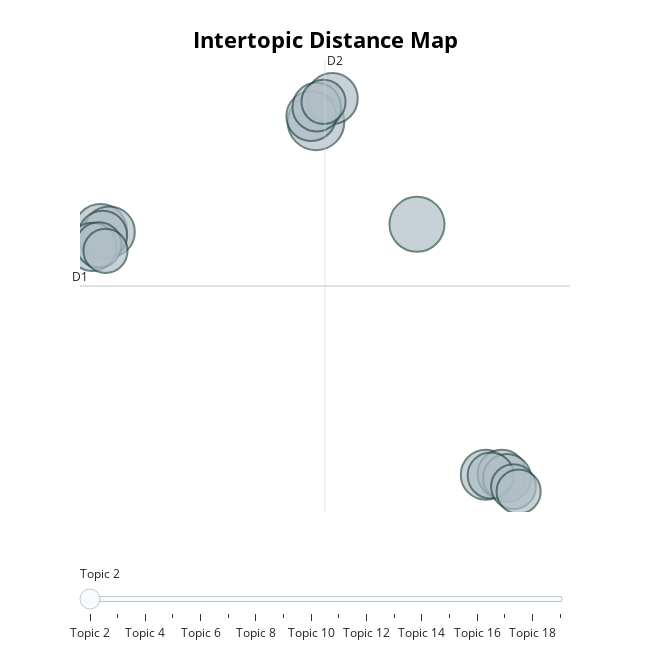

Notebook cell for this chart:
### Code cell
topic_model.visualize_topics([1,2,3,4,5,6,7,8,9,10,11,12,13,14,15,16,17,18,19])

### Figure 1 — Plotly figure (JSON) as saved in the notebook; plotly's stock layout.template omitted (floating-point values rounded to 4 significant figures)
{"data": [{"customdata": [[2, "the cabal | ixidor reality | reality sculptor | her voice | voice is", 110], [3, "the kami | of kamigawa | kami war | the war | the history", 104], [4, "jace beleren | into the | unquiet past | great unknown | west into", 96], [5, "expeditionary house | expedition leader | sea gate | gate expeditionary | gada halimar", 89], [6, "the slivers | riptide project | the hive | rukarumel field | field journal", 89], [7, "designed by | the light | life and | and death | absence follow", 86], [8, "nicol bolas | punish you | on nicol | flee on | when punish", 85], [9, "to gerrard | youve failed | the legacy | gerrard to | the weatherlight", 82], [10, "the consulate | the consulates | consulate engineers | the eleven | some of", 81], [11, "the land | people lie | words lie | lie people | land tells", 81], [12, "the necromancer | limdl the | leshrac my | liege grant | killing and", 80], [13, "of ravnica | in ravnica | or another | nikya of | another they", 79], [14, "an eye | involuntary reflex | alarm is | like blinking | responding to", 73], [15, "gideon jura | we still | jura the | sea gate | declared your", 71], [16, "lovisa coldeyes | balduvian chieftain | coldeyes balduvian | chieftain the | spirit of", 69], [17, "signals to | need signals | the keldons | when to | them when", 67], [18, "the drakes | drakes are | the drake | the perfect | ship is", 67], [19, "every vine | swift steed | crossroads every | vine swift | branch crossroads", 67]], "hovertemplate": "<b>Topic %{customdata[0]}</b><br>Words: %{customdata[1]}<br>Size: %{customdata[2]}", "legendgroup": "", "marker": {"color": "#B0BEC5", "line": {"color": "DarkSlateGrey", "width": 2}, "size": [110, 104, 96, 89, 89, 86, 85, 82, 81, 81, 80, 79, 73, 71, 69, 67, 67, 67], "sizemode": "area", "sizeref": 0.06875, "symbol": "circle"}, "mode": "markers", "name": "", "orientation": "v", "showlegend": false, "type": "scatter", "x": [6.685, 11.5, -3.603, -3.181, 7.462, 14.79, 6.454, -3.496, 6.719, 15.55, -3.984, 15.8, 15.02, -3.68, 16.11, -3.364, 7.042, 16.35], "xaxis": "x", "y": [12.62, 7.084, 6.752, 6.671, 13.88, -6.45, 12.92, 6.494, 13.41, -6.414, 5.863, -6.62, -6.488, 5.971, -7.095, 5.648, 13.7, -7.361], "yaxis": "y"}], "layout": {"annotations": [{"showarrow": false, "text": "D1", "x": -4.581, "y": 3.748, "yshift": 10}, {"showarrow": false, "text": "D2", "x": 7.113, "xshift": 10, "y": 15.96}], "height": 650, "hoverlabel": {"bgcolor": "white", "font": {"family": "Rockwell", "size": 16}}, "legend": {"itemsizing": "constant", "tracegroupgap": 0}, "margin": {"t": 60}, "shapes": [{"line": {"color": "#CFD8DC", "width": 2}, "type": "line", "x0": 7.113, "x1": 7.113, "y0": -8.465, "y1": 15.96}, {"line": {"color": "#9E9E9E", "width": 2}, "type": "line", "x0": -4.581, "x1": 18.81, "y0": 3.748, "y1": 3.748}], "sliders": [{"active": 0, "pad": {"t": 50}, "steps": [{"args": [{"marker.color": [["red", "#B0BEC5", "#B0BEC5", "#B0BEC5", "#B0BEC5", "#B0BEC5", "#B0BEC5", "#B0BEC5", "#B0BEC5", "#B0BEC5", "#B0BEC5", "#B0BEC5", "#B0BEC5", "#B0BEC5", "#B0BEC5", "#B0BEC5", "#B0BEC5", "#B0BEC5"]]}], "label": "Topic 2", "method": "update"}, {"args": [{"marker.color": [["#B0BEC5", "red", "#B0BEC5", "#B0BEC5", "#B0BEC5", "#B0BEC5", "#B0BEC5", "#B0BEC5", "#B0BEC5", "#B0BEC5", "#B0BEC5", "#B0BEC5", "#B0BEC5", "#B0BEC5", "#B0BEC5", "#B0BEC5", "#B0BEC5", "#B0BEC5"]]}], "label": "Topic 3", "method": "update"}, {"args": [{"marker.color": [["#B0BEC5", "#B0BEC5", "red", "#B0BEC5", "#B0BEC5", "#B0BEC5", "#B0BEC5", "#B0BEC5", "#B0BEC5", "#B0BEC5", "#B0BEC5", "#B0BEC5", "#B0BEC5", "#B0BEC5", "#B0BEC5", "#B0BEC5", "#B0BEC5", "#B0BEC5"]]}], "label": "Topic 4", "method": "update"}, {"args": [{"marker.color": [["#B0BEC5", "#B0BEC5", "#B0BEC5", "red", "#B0BEC5", "#B0BEC5", "#B0BEC5", "#B0BEC5", "#B0BEC5", "#B0BEC5", "#B0BEC5", "#B0BEC5", "#B0BEC5", "#B0BEC5", "#B0BEC5", "#B0BEC5", "#B0BEC5", "#B0BEC5"]]}], "label": "Topic 5", "method": "update"}, {"args": [{"marker.color": [["#B0BEC5", "#B0BEC5", "#B0BEC5", "#B0BEC5", "red", "#B0BEC5", "#B0BEC5", "#B0BEC5", "#B0BEC5", "#B0BEC5", "#B0BEC5", "#B0BEC5", "#B0BEC5", "#B0BEC5", "#B0BEC5", "#B0BEC5", "#B0BEC5", "#B0BEC5"]]}], "label": "Topic 6", "method": "update"}, {"args": [{"marker.color": [["#B0BEC5", "#B0BEC5", "#B0BEC5", "#B0BEC5", "#B0BEC5", "red", "#B0BEC5", "#B0BEC5", "#B0BEC5", "#B0BEC5", "#B0BEC5", "#B0BEC5", "#B0BEC5", "#B0BEC5", "#B0BEC5", "#B0BEC5", "#B0BEC5", "#B0BEC5"]]}], "label": "Topic 7", "method": "update"}, {"args": [{"marker.color": [["#B0BEC5", "#B0BEC5", "#B0BEC5", "#B0BEC5", "#B0BEC5", "#B0BEC5", "red", "#B0BEC5", "#B0BEC5", "#B0BEC5", "#B0BEC5", "#B0BEC5", "#B0BEC5", "#B0BEC5", "#B0BEC5", "#B0BEC5", "#B0BEC5", "#B0BEC5"]]}], "label": "Topic 8", "method": "update"}, {"args": [{"marker.color": [["#B0BEC5", "#B0BEC5", "#B0BEC5", "#B0BEC5", "#B0BEC5", "#B0BEC5", "#B0BEC5", "red", "#B0BEC5", "#B0BEC5", "#B0BEC5", "#B0BEC5", "#B0BEC5", "#B0BEC5", "#B0BEC5", "#B0BEC5", "#B0BEC5", "#B0BEC5"]]}], "label": "Topic 9", "method": "update"}, {"args": [{"marker.color": [["#B0BEC5", "#B0BEC5", "#B0BEC5", "#B0BEC5", "#B0BEC5", "#B0BEC5", "#B0BEC5", "#B0BEC5", "red", "#B0BEC5", "#B0BEC5", "#B0BEC5", "#B0BEC5", "#B0BEC5", "#B0BEC5", "#B0BEC5", "#B0BEC5", "#B0BEC5"]]}], "label": "Topic 10", "method": "update"}, {"args": [{"marker.color": [["#B0BEC5", "#B0BEC5", "#B0BEC5", "#B0BEC5", "#B0BEC5", "#B0BEC5", "#B0BEC5", "#B0BEC5", "#B0BEC5", "red", "#B0BEC5", "#B0BEC5", "#B0BEC5", "#B0BEC5", "#B0BEC5", "#B0BEC5", "#B0BEC5", "#B0BEC5"]]}], "label": "Topic 11", "method": "update"}, {"args": [{"marker.color": [["#B0BEC5", "#B0BEC5", "#B0BEC5", "#B0BEC5", "#B0BEC5", "#B0BEC5", "#B0BEC5", "#B0BEC5", "#B0BEC5", "#B0BEC5", "red", "#B0BEC5", "#B0BEC5", "#B0BEC5", "#B0BEC5", "#B0BEC5", "#B0BEC5", "#B0BEC5"]]}], "label": "Topic 12", "method": "update"}, {"args": [{"marker.color": [["#B0BEC5", "#B0BEC5", "#B0BEC5", "#B0BEC5", "#B0BEC5", "#B0BEC5", "#B0BEC5", "#B0BEC5", "#B0BEC5", "#B0BEC5", "#B0BEC5", "red", "#B0BEC5", "#B0BEC5", "#B0BEC5", "#B0BEC5", "#B0BEC5", "#B0BEC5"]]}], "label": "Topic 13", "method": "update"}, {"args": [{"marker.color": [["#B0BEC5", "#B0BEC5", "#B0BEC5", "#B0BEC5", "#B0BEC5", "#B0BEC5", "#B0BEC5", "#B0BEC5", "#B0BEC5", "#B0BEC5", "#B0BEC5", "#B0BEC5", "red", "#B0BEC5", "#B0BEC5", "#B0BEC5", "#B0BEC5", "#B0BEC5"]]}], "label": "Topic 14", "method": "update"}, {"args": [{"marker.color": [["#B0BEC5", "#B0BEC5", "#B0BEC5", "#B0BEC5", "#B0BEC5", "#B0BEC5", "#B0BEC5", "#B0BEC5", "#B0BEC5", "#B0BEC5", "#B0BEC5", "#B0BEC5", "#B0BEC5", "red", "#B0BEC5", "#B0BEC5", "#B0BEC5", "#B0BEC5"]]}], "label": "Topic 15", "method": "update"}, {"args": [{"marker.color": [["#B0BEC5", "#B0BEC5", "#B0BEC5", "#B0BEC5", "#B0BEC5", "#B0BEC5", "#B0BEC5", "#B0BEC5", "#B0BEC5", "#B0BEC5", "#B0BEC5", "#B0BEC5", "#B0BEC5", "#B0BEC5", "red", "#B0BEC5", "#B0BEC5", "#B0BEC5"]]}], "label": "Topic 16", "method": "update"}, {"args": [{"marker.color": [["#B0BEC5", "#B0BEC5", "#B0BEC5", "#B0BEC5", "#B0BEC5", "#B0BEC5", "#B0BEC5", "#B0BEC5", "#B0BEC5", "#B0BEC5", "#B0BEC5", "#B0BEC5", "#B0BEC5", "#B0BEC5", "#B0BEC5", "red", "#B0BEC5", "#B0BEC5"]]}], "label": "Topic 17", "method": "update"}, {"args": [{"marker.color": [["#B0BEC5", "#B0BEC5", "#B0BEC5", "#B0BEC5", "#B0BEC5", "#B0BEC5", "#B0BEC5", "#B0BEC5", "#B0BEC5", "#B0BEC5", "#B0BEC5", "#B0BEC5", "#B0BEC5", "#B0BEC5", "#B0BEC5", "#B0BEC5", "red", "#B0BEC5"]]}], "label": "Topic 18", "method": "update"}, {"args": [{"marker.color": [["#B0BEC5", "#B0BEC5", "#B0BEC5", "#B0BEC5", "#B0BEC5", "#B0BEC5", "#B0BEC5", "#B0BEC5", "#B0BEC5", "#B0BEC5", "#B0BEC5", "#B0BEC5", "#B0BEC5", "#B0BEC5", "#B0BEC5", "#B0BEC5", "#B0BEC5", "red"]]}], "label": "Topic 19", "method": "update"}]}], "title": {"font": {"color": "Black", "size": 22}, "text": "<b>Intertopic Distance Map", "x": 0.5, "xanchor": "center", "y": 0.95, "yanchor": "top"}, "width": 650, "xaxis": {"anchor": "y", "domain": [0, 1], "range": [-4.581, 18.81], "title": {"text": ""}, "visible": false}, "yaxis": {"anchor": "x", "domain": [0, 1], "range": [-8.465, 15.96], "title": {"text": ""}, "visible": false}}}
